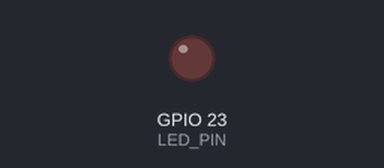
Bench run of a program on a simulated ESP32. On the bench: output pins drawn as LEDs (lit = HIGH). What the program prints to the serial monitor is not drawn.

Above: at 0.05 s.
At 2.35 s:
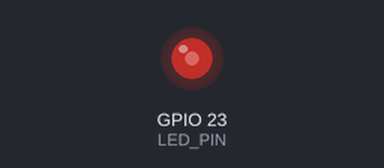
At 4.7 s:
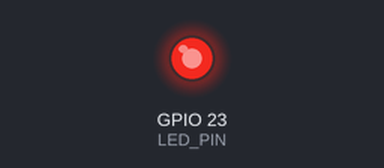
At 9.4 s:
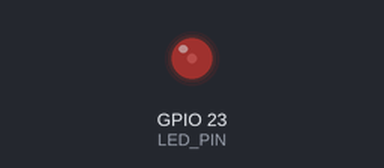
Timing chart, 0 to 13.5 s (numbered marks = the images above):
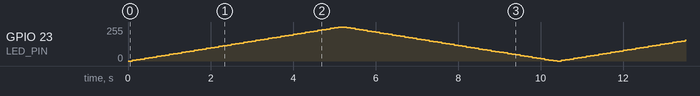

The program:

main.cpp
```cpp
#include <Arduino.h>

#define LED_PIN 23

const int freq = 1000;  // 1 kHz
const int res = 10;     // 10-bit resolution

void setup() {
  Serial.begin(115200);

  if (ledcAttach(LED_PIN, freq, res)) {
    Serial.println("PWM successfully attached!");
  } else {
    Serial.println("PWM attachment failed!");
  }

  ledcWrite(LED_PIN, 0);
}

void loop() {

  // Gradually increase brightness
  for (int i = 0; i <= 1023; i += 20) {
    ledcWrite(LED_PIN, i);
    delay(100);
  }

  // Gradually decrease brightness
  for (int i = 1023; i >= 0; i -= 20) {
    ledcWrite(LED_PIN, i);
    delay(100);
  }
}
```
